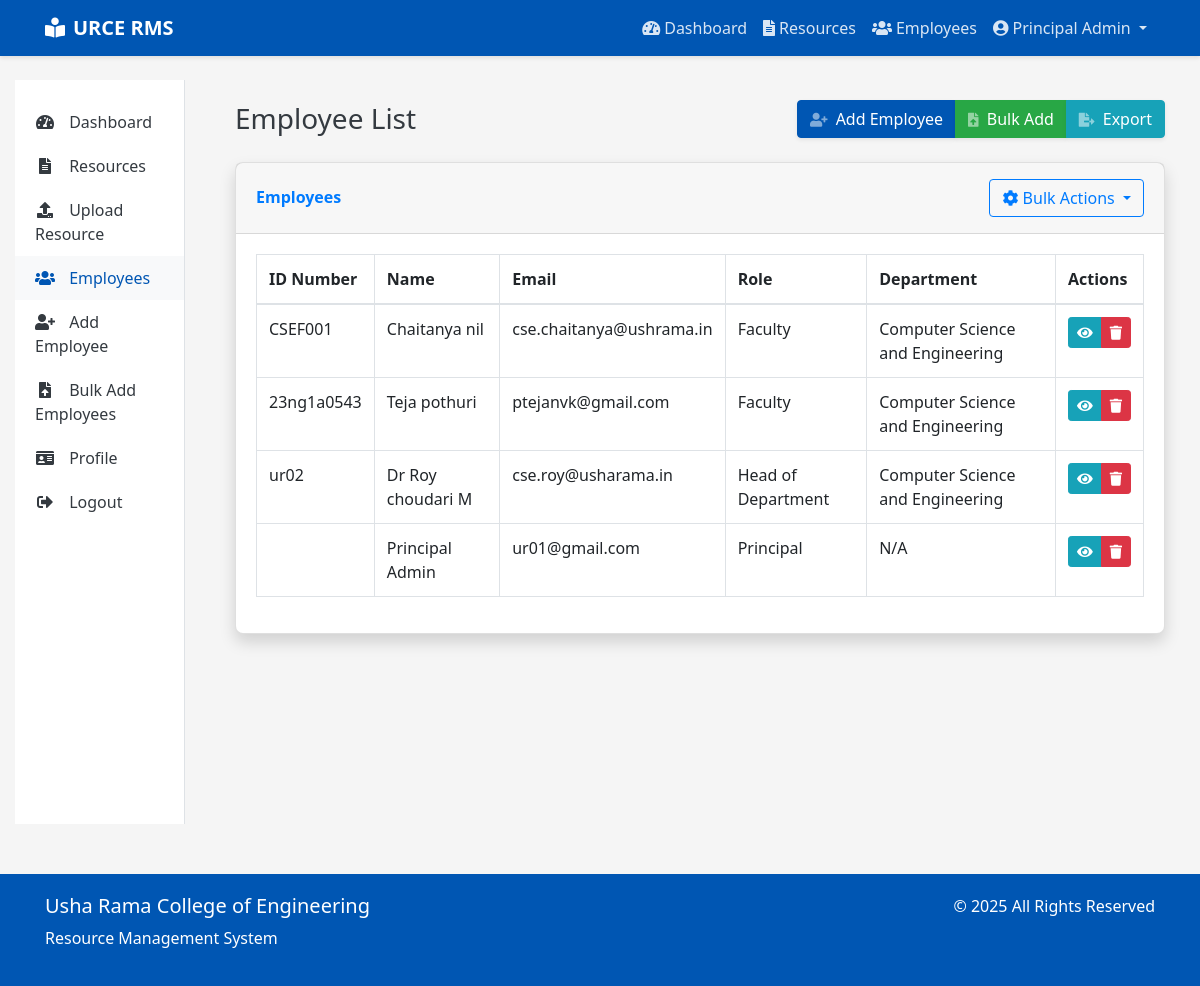
Before: /accounts/employees/ (signed in) with the older database file.
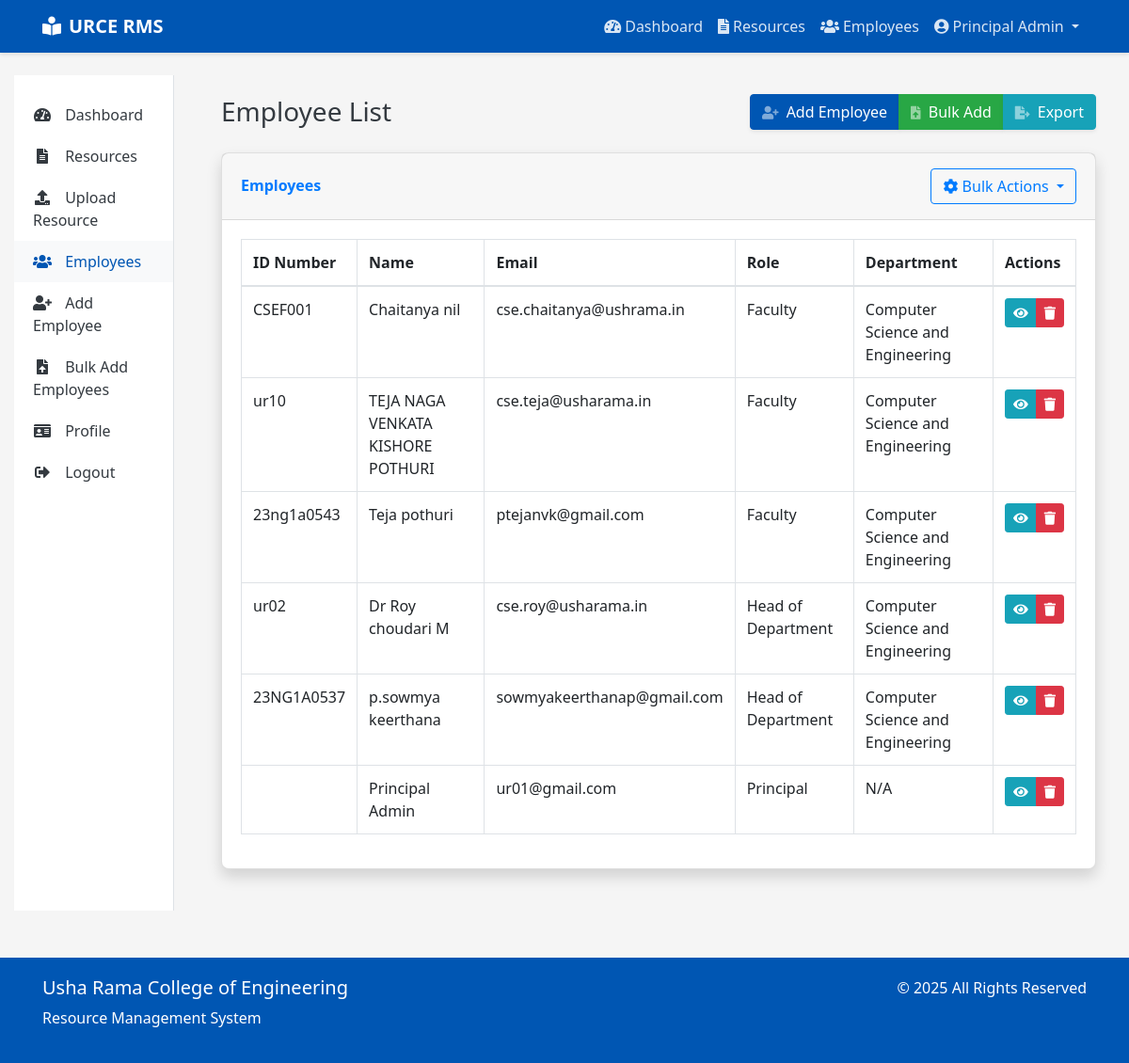
After: the same page with the newer database file.
### accounts/models.py (models this page shows, shortened)
class User(AbstractUser):
    ROLE_CHOICES = (
        ('STUDENT', 'Student'),
        ('FACULTY', 'Faculty'),
        ('HOD', 'Head of Department'),
        ('PRINCIPAL', 'Principal'),
        ('NON_TEACHING', 'Non-Teaching Staff'),
    )
    username = None
    email = models.EmailField(_('email address'), unique=True)
    id_number = models.CharField(max_length=20, unique=True)
    phone_number = models.CharField(max_length=15, blank=True, null=True)
    department = models.ForeignKey(Department, on_delete=models.SET_NULL, null=True, blank=True)
    role = models.CharField(max_length=20, choices=ROLE_CHOICES, default='STUDENT')
    profile_picture = models.ImageField(upload_to='profile_pics/', blank=True, null=True)
    USERNAME_FIELD = 'email'
    REQUIRED_FIELDS = []
    objects = UserManager()
    @property
    def is_faculty(self):
        return self.role == 'FACULTY'
    @property
    def is_hod(self):
        return self.role == 'HOD'
    @property
    def is_principal(self):
        return self.role == 'PRINCIPAL'

class Department(models.Model):
    name = models.CharField(max_length=100)
    code = models.CharField(max_length=10, unique=True)
    created_at = models.DateTimeField(auto_now_add=True)
    updated_at = models.DateTimeField(auto_now=True)

### accounts/views.py (the view)
# urls.py: path('employees/', views.employee_list, name='employee_list'),
@login_required
def employee_list(request):
    user = request.user
    if not (user.is_principal or user.is_hod):
        messages.error(request, "You don't have permission to access this page.")
        return redirect('dashboard')
    if user.is_principal:
        employees = User.objects.exclude(role='STUDENT').order_by('role', 'department__name', 'first_name')
    elif user.is_hod and user.department:
        employees = User.objects.filter(department=user.department).exclude(id=user.id).order_by('role', 'first_name')
    else:
        employees = User.objects.none()
    paginator = Paginator(employees, 20)  # Show 20 employees per page
    page_number = request.GET.get('page')
    page_obj = paginator.get_page(page_number)
    context = {
        'title': 'Employee List - Usha Rama College of Engineering Resource Management System',
        'employees': page_obj,
    }
    return render(request, 'accounts/employee_list.html', context)

### templates/accounts/employee_list.html (shortened to what this page needs)
{% extends 'base.html' %}
{% load static %}
{% block content %}
<div class="d-sm-flex align-items-center justify-content-between mb-4">
    <h1 class="h3 mb-0 text-gray-800">Employee List</h1>
    {% if user.is_principal %}
    <div class="btn-group">
        <a href="{% url 'add_faculty' %}" class="btn btn-primary shadow-sm">
            <i class="fas fa-user-plus fa-sm text-white-50 mr-1"></i> Add Employee
        </a>
        <a href="{% url 'bulk_add_employees' %}" class="btn btn-success shadow-sm">
            <i class="fas fa-file-upload fa-sm text-white-50 mr-1"></i> Bulk Add
        </a>
        <a href="{% url 'export_employees' %}" class="btn btn-info shadow-sm">
            <i class="fas fa-file-export fa-sm text-white-50 mr-1"></i> Export
        </a>
    </div>
    {% endif %}
</div>
<div class="card shadow mb-4">
    <div class="card-header py-3">
        <div class="row align-items-center">
            <div class="col">
                <h6 class="m-0 font-weight-bold text-primary">Employees</h6>
            </div>
            <div class="col-auto">
                <div class="btn-group">
                    <button type="button" class="btn btn-outline-primary dropdown-toggle" data-toggle="dropdown" aria-haspopup="true" aria-expanded="false">
                        <i class="fas fa-cog"></i> Bulk Actions
                    </button>
                </div>
            </div>
        </div>
    </div>
    <div class="card-body">
        <div class="table-responsive">
            <table class="table table-bordered table-hover" id="employeeTable" width="100%" cellspacing="0">
                <thead>
                    <tr>
                        <th>ID Number</th>
                        <th>Name</th>
                        <th>Email</th>
                        <th>Role</th>
                        <th>Department</th>
                        <th>Actions</th>
                    </tr>
                </thead>
                <tbody>
                    {% for employee in employees %}
                    <tr>
                        <td>{{ employee.id_number }}</td>
                        <td>{{ employee.get_full_name }}</td>
                        <td>{{ employee.email }}</td>
                        <td>{{ employee.get_role_display }}</td>
                        <td>{{ employee.department.name|default:"N/A" }}</td>
                        <td>
                            <div class="btn-group">
                                <a href="{% url 'employee_history' employee.id %}" class="btn btn-sm btn-info" data-toggle="tooltip" title="View History">
                                    <i class="fas fa-eye"></i>
                                </a>
                                {% if user.is_principal or user.is_hod and employee.role == 'FACULTY' and employee.department == user.department %}
                                <button type="button" class="btn btn-sm btn-danger delete-employee" data-id="{{ employee.id }}" data-name="{{ employee.get_full_name }}" data-toggle="tooltip" title="Delete">
                                    <i class="fas fa-trash"></i>
                                </button>
                                {% endif %}
                            </div>
                        </td>
                    </tr>
                    {% empty %}
                    <tr>
                        <td colspan="6" class="text-center">No employees found.</td>
                    </tr>
                    {% endfor %}
                </tbody>
            </table>
        </div>
    </div>
</div>
{% endblock %}

### templates/base.html (shortened to what the changed rows need)
<!DOCTYPE html>
<html lang="en">
<head>
    <link rel="stylesheet" href="https://cdn.jsdelivr.net/npm/bootstrap@4.6.0/dist/css/bootstrap.min.css">
    <link rel="stylesheet" href="https://cdnjs.cloudflare.com/ajax/libs/font-awesome/5.15.3/css/all.min.css">
</head>
<body>
    <nav class="navbar navbar-expand-lg navbar-dark">
        <div class="container">
            <div class="collapse navbar-collapse" id="navbarNav">
                <ul class="navbar-nav ml-auto">
                    {% if user.is_authenticated %}
                        <li class="nav-item">
                            <a class="nav-link" href="{% url 'dashboard' %}">
                                <i class="fas fa-tachometer-alt mr-1"></i>Dashboard
                            </a>
                        </li>
                        <li class="nav-item">
                            <a class="nav-link" href="{% url 'resource_list' %}">
                                <i class="fas fa-file-alt mr-1"></i>Resources
                            </a>
                        </li>
                        {% if user.is_principal or user.is_hod %}
                        <li class="nav-item">
                            <a class="nav-link" href="{% url 'employee_list' %}">
                                <i class="fas fa-users mr-1"></i>Employees
                            </a>
                        </li>
                        {% endif %}
                        <li class="nav-item dropdown">
                            <a class="nav-link dropdown-toggle" href="#" id="userDropdown" role="button" data-toggle="dropdown" aria-haspopup="true" aria-expanded="false">
                                <i class="fas fa-user-circle mr-1"></i>{{ user.get_full_name|default:user.email }}
                            </a>
                        </li>
                    {% endif %}
                </ul>
            </div>
        </div>
    </nav>
    <div class="container-fluid mt-4">
        <div class="row">
            {% if user.is_authenticated and not hide_sidebar %}
                <div class="col-md-9 col-lg-10">
            {% else %}
                <div class="col-12">
            {% endif %}
                <div class="content">
                    {% block content %}{% endblock %}
                </div>
            </div>
        </div>
    </div>
</body>
</html>

Changed rows visible on the page:
added User: id_number "ur10", get_full_name "TEJA NAGA VENKATA KISHORE POTHURI", email "cse.teja@usharama.in", role "Faculty", department.name "Computer Science and Engineering"
added User: id_number "23NG1A0537", get_full_name "p.sowmya keerthana", email "sowmyakeerthanap@gmail.com", role "Head of Department", department.name "Computer Science and Engineering"
